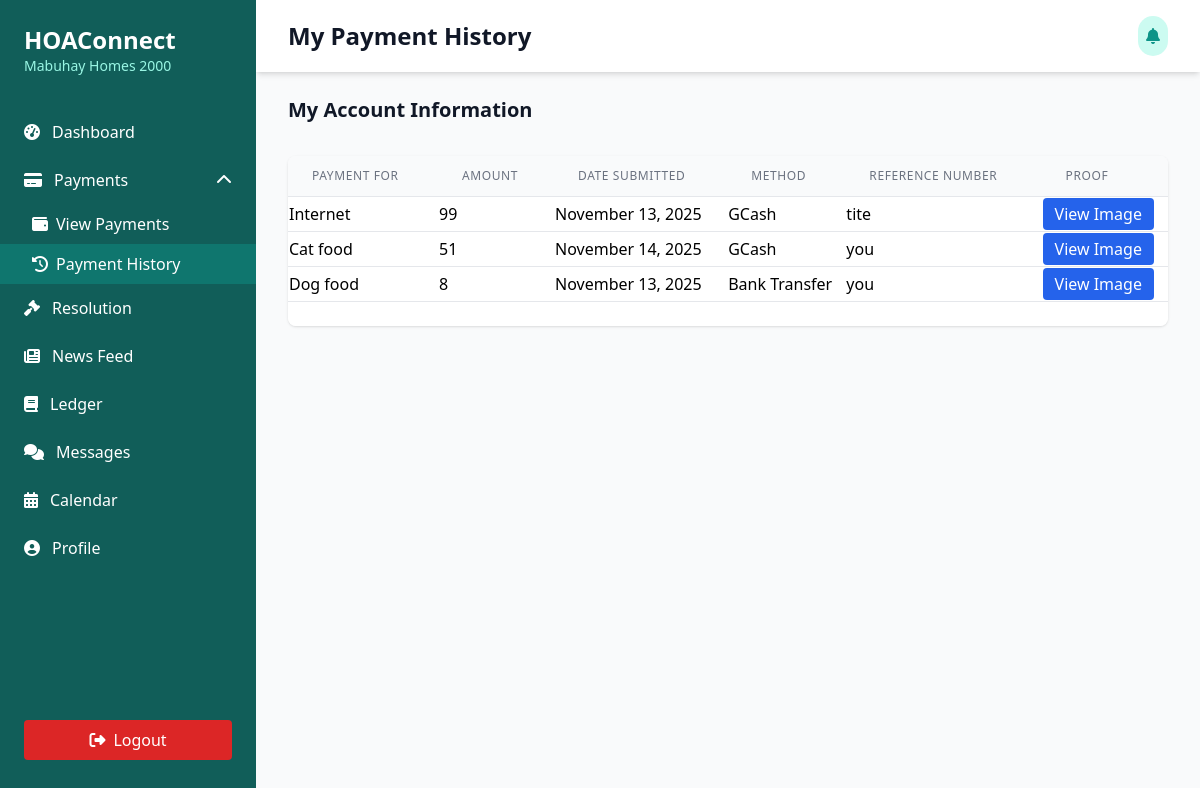
/Users/home-owner/homeowner-history.php, run on the app's committed database.
### tables this page shows
CREATE TABLE `fee_type` (
  `id` int(11) NOT NULL,
  `fee_type_id` int(11) NOT NULL,
  `user_id` int(11) NOT NULL,
  `fee_name` varchar(50) NOT NULL,
  `description` varchar(255) NOT NULL,
  `amount` int(11) NOT NULL,
  `cadence` int(11) NOT NULL,
  `start_date` date NOT NULL,
  `is_active` int(11) NOT NULL,
  `remarks` varchar(255) DEFAULT NULL,
  `approved` int(11) DEFAULT NULL,
  `datetime_created` datetime NOT NULL,
  `datetime_updated` datetime NOT NULL
);

CREATE TABLE `payment_history` (
  `id` int(11) NOT NULL,
  `user_id` int(11) NOT NULL,
  `fee_type_id` int(11) NOT NULL,
  `fee_name` varchar(100) NOT NULL,
  `amount` int(11) NOT NULL,
  `payment_method` varchar(100) NOT NULL,
  `payment_receipt_name` varchar(100) NOT NULL,
  `remarks` varchar(255) NOT NULL,
  `reference_number` varchar(100) NOT NULL,
  `is_walk_in` int(11) NOT NULL,
  `proof_of_payment` varchar(255) DEFAULT NULL,
  `is_submitted` int(11) NOT NULL DEFAULT 0,
  `date_created` date NOT NULL,
  `date_updated` date NOT NULL
);

### Users/home-owner/homeowner-history.php (the view, shortened to what this page needs)
<?php
include('../../connection/connection.php');
$user_id = '20252509';
?>
<!DOCTYPE html>
<html lang="en">
<head>
  <script src="https://cdn.tailwindcss.com"></script>
  <link rel="stylesheet" href="https://cdnjs.cloudflare.com/ajax/libs/font-awesome/6.4.0/css/all.min.css" />
</head>
<body class="bg-gray-50">
<div class="min-h-screen flex">
  <div class="bg-teal-800 text-white w-64 py-6 flex flex-col">
    <div class="px-6 mb-8">
      <h1 class="text-2xl font-bold">HOAConnect</h1>
      <p class="text-sm text-teal-200">Mabuhay Homes 2000</p>
    </div>
    <nav class="flex-1">
      <a
        href="homeowner-dashboard.php"
        class="flex items-center px-6 py-3 hover:bg-teal-600"
      >
        <i class="fas fa-tachometer-alt mr-3"></i>
        <span>Dashboard</span>
      </a>
      <div x-data="{ open: true }" class="relative">
        <button
          @click="open = !open"
          :aria-expanded="open"
          class="flex items-center px-6 py-3 w-full text-left hover:bg-teal-600 focus:outline-none"
        >
          <i class="fas fa-credit-card mr-3"></i>
          <span>Payments</span>
          <i
            :class="{ 'rotate-180': open }"
            class="fas fa-chevron-down ml-auto transform transition-transform duration-200"
          ></i>
        </button>
        <div
          x-show="open"
          x-cloak
          class="bg-teal-800"
        >
          <a
            href="homeowner-payment.php"
            class="flex items-center px-8 py-2 hover:bg-teal-600"
          >
            <i class="fas fa-wallet mr-2"></i>
            View Payments
          </a>
          <a
            href="homeowner-history.php"
            class="flex items-center px-8 py-2 bg-teal-700 hover:bg-teal-700"
          >
            <i class="fas fa-history mr-2"></i>
            Payment History
          </a>
        </div>
      </div>
      <a href="homeowner-hoa-projects.php" class="flex items-center px-6 py-3 hover:bg-teal-600">
        <i class="fas fa-gavel mr-3"></i>
        <span>Resolution</span>
      </a>
      <a href="homeowner-newsfeed.php" class="flex items-center px-6 py-3 hover:bg-teal-600">
        <i class="fas fa-newspaper mr-3"></i>
        <span>News Feed</span>
      </a>
      <a href="homeowner-ledger.php" class="flex items-center px-6 py-3 hover:bg-teal-600">
        <i class="fas fa-book mr-3"></i>
        <span>Ledger</span>
      </a>
      <a href="homeowner-message.php" class="flex items-center px-6 py-3 hover:bg-teal-600">
          <i class="fas fa-comments mr-3"></i>
          <span>Messages</span>
      </a>
      <a href="homeowner-calendar.php" class="flex items-center px-6 py-3 hover:bg-teal-600">
          <i class="fas fa-calendar-alt mr-3"></i>
          <span>Calendar</span>
      </a>
      <a href="homeowner-profile.php" class="flex items-center px-6 py-3 hover:bg-teal-700">
        <i class="fas fa-user-circle mr-3"></i>
        <span>Profile</span>
    </a>
  </nav>
  <div class="px-6 py-4 mt-auto">
      <button
          class="mt-4 w-full bg-red-600 hover:bg-red-700 text-white py-2 px-4 rounded flex items-center justify-center"
      >
          <i class="fas fa-sign-out-alt mr-2"></i> Logout
      </button>
  </div>
</div>
  <div class="flex-1 overflow-x-hidden overflow-y-auto">
    <header class="bg-white shadow-md">
      <div class="max-w-7xl mx-auto py-4 px-4 sm:px-6 lg:px-8 flex justify-between items-center">
          <h1 class="text-2xl font-bold text-gray-900">My Payment History</h1>
          <div class="flex items-center space-x-2">
            <button class="bg-teal-100 p-2 rounded-full text-teal-600 hover:bg-teal-200">
              <i class="fas fa-bell"></i>
            </button>
          </div>
        </div>
  </header>
    <main class="max-w-7xl mx-auto py-6 px-4 sm:px-6 lg:px-8">
      <div id="project-proposals" class="mb-8">
        <h2 class="text-xl font-semibold text-gray-900 mb-6">My Account Information</h2>
      </div>
        <div class="bg-white shadow rounded-lg overflow-hidden" id="payment-history">
          <div class="overflow-x-auto">
            <table class="min-w-full divide-y divide-gray-200" id="mainPaymentTable">
              <thead class="bg-gray-50">
                <tr>
                    <th scope="col" class="px-6 py-3 text-left text-xs font-medium text-gray-500 uppercase tracking-wider">Payment For</th>
                    <th scope="col" class="px-6 py-3 text-left text-xs font-medium text-gray-500 uppercase tracking-wider">Amount</th>
                    <th scope="col" class="px-6 py-3 text-left text-xs font-medium text-gray-500 uppercase tracking-wider">Date Submitted</th>
                    <th scope="col" class="px-6 py-3 text-left text-xs font-medium text-gray-500 uppercase tracking-wider">Method</th>
                    <th scope="col" class="px-6 py-3 text-left text-xs font-medium text-gray-500 uppercase tracking-wider">Reference Number</th>
                    <th scope="col" class="px-6 py-3 text-left text-xs font-medium text-gray-500 uppercase tracking-wider">Proof</th>
                  </tr>
              </thead>
              <tbody id="mainPaymentTableBody" class="bg-white divide-y divide-gray-200">
                <?php
                  $sql_history_info = "SELECT fee_type.fee_type_id, fee_type.fee_name , fee_assignation.fee_type_id, payment_history.amount, payment_history.payment_method,payment_history.date_created,payment_history.reference_number,payment_history.proof_of_payment
                  FROM fee_type
                  LEFT JOIN fee_assignation ON fee_type.fee_type_id = fee_assignation.fee_type_id
                  LEFT JOIN payment_history ON fee_assignation.id = payment_history.fee_type_id
                  WHERE payment_history.user_id = '$user_id'";
                  $run_history_info = mysqli_query($conn,$sql_history_info);
                  if(mysqli_num_rows($run_history_info) > 0){
                    foreach($run_history_info as $row_history_info){
                      ?>
                          <tr>
                            <td><?php echo $row_history_info['fee_name']?></td>
                            <td><?php echo $row_history_info['amount']?></td>
                            <td>
                              <?php
                                if (!empty($row_history_info['date_created'])) {
                                    echo date('F d, Y', strtotime($row_history_info['date_created']));
                                } else {
                                    echo 'N/A';
                                }
                              ?>
                            </td>
                            <td><?php echo $row_history_info['payment_method']?></td>
                            <td><?php echo $row_history_info['reference_number']?></td>
                            <td>
                              <div x-data="{ open: false }">
                                <button @click="open = true" class="px-3 py-1 bg-blue-600 text-white rounded hover:bg-blue-700">
                                  View Image
                                </button>
                              </div>
                            </td>
                          </tr>
                      <?php
                    }
                  }
                ?>
              </tbody>
            </table>
          </div>
        <div class="px-4 py-3 bg-white border-t flex items-center justify-between">
        </div>
      </div>
    </main>
  </div>
</div>
</body>
</html>

### data on the page
fee_type: fee_name "Internet", payment_history.amount "99", payment_history.date_created "November 13, 2025", payment_history.payment_method "GCash", payment_history.reference_number "tite"
fee_type: fee_name "Cat food", payment_history.amount "51", payment_history.date_created "November 14, 2025", payment_history.payment_method "GCash", payment_history.reference_number "you"
fee_type: fee_name "Dog food", payment_history.amount "8", payment_history.date_created "November 13, 2025", payment_history.payment_method "Bank Transfer", payment_history.reference_number "you"
